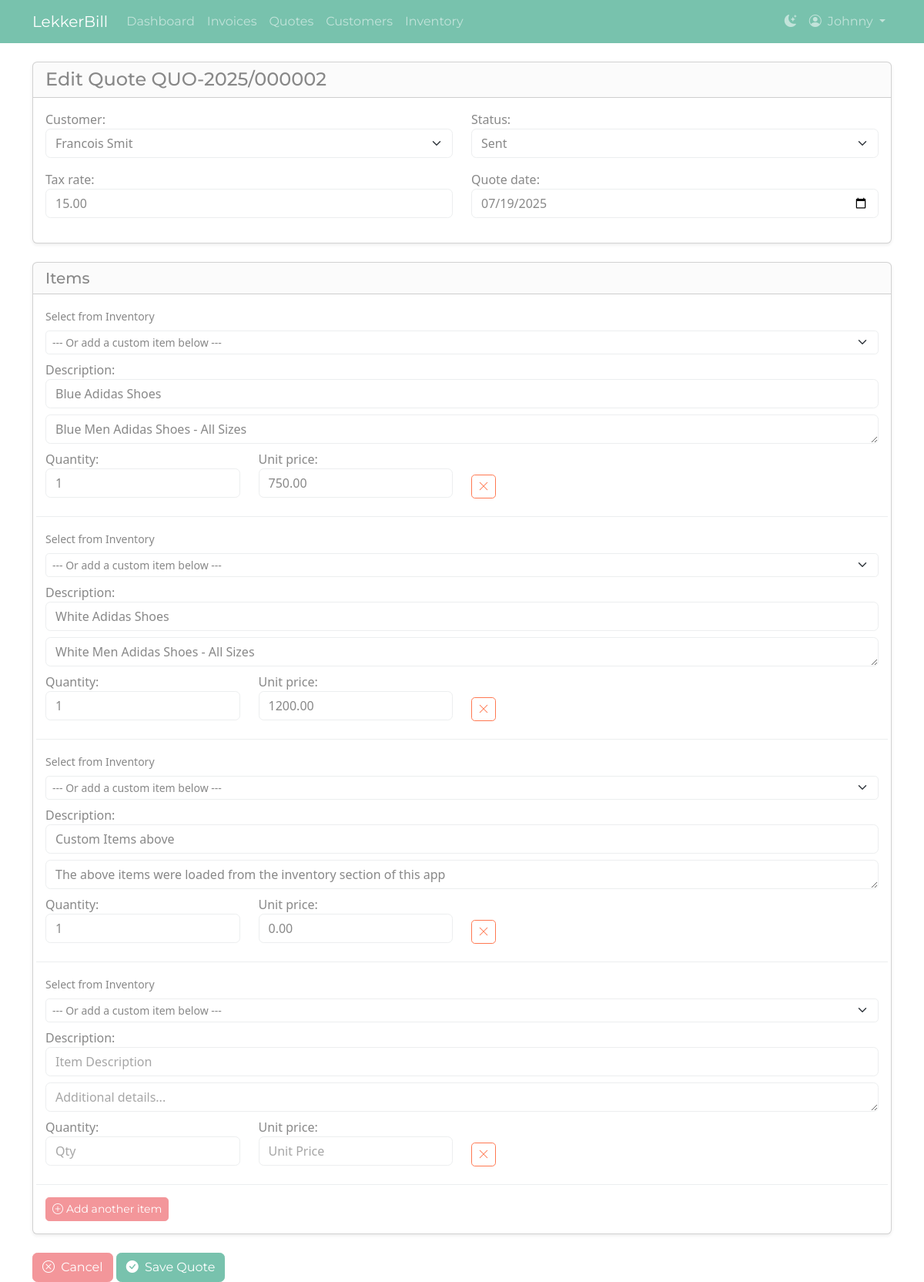
/quote/8/edit/ (signed in), run on the app's committed database.
### invoices/models.py (models this page shows, shortened)
class Quote(models.Model):
    quote_number = models.CharField(max_length=50, blank=True, null=True)
    user = models.ForeignKey(User, on_delete=models.CASCADE)
    customer = models.ForeignKey(Customer, on_delete=models.CASCADE)
    quote_date = models.DateField(default=timezone.now)
    valid_until = models.DateField(blank=True, null=True)
    description = models.TextField(blank=True, null=True)
    created_at = models.DateTimeField(auto_now_add=True)
    updated_at = models.DateTimeField(auto_now=True)
    tax_rate = models.DecimalField(max_digits=5, decimal_places=2, default=Decimal('0.00'))
    status = models.CharField(
        max_length=20,
        choices=[('draft', 'Draft'), ('sent', 'Sent'), ('accepted', 'Accepted'), ('rejected', 'Rejected')],
        default='draft'
    )
    invoice = models.OneToOneField(
        'Invoice', on_delete=models.SET_NULL, null=True, blank=True, related_name='converted_from_quote'
    )
    uuid = models.UUIDField(default=uuid.uuid4, editable=False, unique=True)

### invoices/views.py (the view)
# urls.py: path('quote/<int:quote_id>/edit/', views.quote_update, name='quote_update'),
@login_required
def quote_update(request, quote_id):
    quote = get_object_or_404(Quote, pk=quote_id, user=request.user)
    if request.method == 'POST':
        form = QuoteForm(request.POST, instance=quote, user=request.user)
        formset = QuoteItemFormSet(request.POST, instance=quote, prefix='items')
        if form.is_valid() and formset.is_valid():
            form.save()
            formset.save()
            return redirect('quote_detail', quote_id=quote.id)
    else:
        form = QuoteForm(instance=quote, user=request.user)
        formset = QuoteItemFormSet(instance=quote, prefix='items')
    inventory_items = InventoryItem.objects.filter(user=request.user)
    context = {
        'form': form,
        'formset': formset,
        'title': f'Edit Quote {quote.quote_number or f"#{quote.id}"}',
        'inventory_items': inventory_items,
    }
    return render(request, 'invoices/quote_form.html', context)

### invoices/forms.py
class QuoteForm(forms.ModelForm):
    class Meta:
        model = Quote
        fields = ['customer', 'quote_date', 'status', 'tax_rate']
        widgets = {
            'customer': forms.Select(attrs={'class': 'form-select', 'id': 'customer-select'}),
            'quote_date': forms.DateInput(attrs={'class': 'form-control', 'type': 'date'}),
            'status': forms.Select(attrs={'class': 'form-select'}),
            'tax_rate': forms.NumberInput(attrs={'class': 'form-control'}),
        }
    def __init__(self, *args, **kwargs):
        user = kwargs.pop('user', None)
        super().__init__(*args, **kwargs)
        if user:
            self.fields['customer'].queryset = Customer.objects.filter(user=user)

### invoices/models.py (called while the page is built)
    def __str__(self):
        return self.name

### invoices/templates/invoices/quote_form.html (shortened to what this page needs)
{% extends "invoices/base.html" %}
{% block content %}
<form method="post">
    <div class="card shadow-sm">
        <div class="card-header"><h1 class="h4 mb-0">{{ title }}</h1></div>
        <div class="card-body">
            <div class="row">
                <div class="col-md-6 mb-3">
                    {{ form.customer.label_tag }} {{ form.customer }}
                </div>
                <div class="col-md-6 mb-3">
                    {{ form.status.label_tag }} {{ form.status }}
                </div>
                <div class="col-md-6 mb-3">
                    {{ form.tax_rate.label_tag }} {{ form.tax_rate }}
                </div>
                <div class="col-md-6 mb-3">
                    {{ form.quote_date.label_tag }} {{ form.quote_date }}
                </div>
            </div>
        </div>
    </div>
    <div class="card shadow-sm mt-4">
        <div class="card-header"><h2 class="h5 mb-0">Items</h2></div>
        <div class="card-body">
            <div id="quote-items-formset">
                {% for item_form in formset %}
                    <div class="row item-form align-items-start">
                        <div class="col-12 mb-2">
                            <label class="form-label small">Select from Inventory</label>
                            <select class="form-select form-select-sm inventory-select">
                                <option value="">--- Or add a custom item below ---</option>
                            </select>
                        </div>
                        <div class="col-12 mb-2">
                            {{ item_form.description.label_tag }}
                            {{ item_form.description }}
                        </div>
                        <div class="col-12 mb-2">{{ item_form.long_description }}</div>
                        <div class="col-md-3 col-6 mb-2">{{ item_form.quantity.label_tag }} {{ item_form.quantity }}
                        </div>
                        <div class="col-md-3 col-6 mb-2">{{ item_form.unit_price.label_tag }} {{ item_form.unit_price }}
                        </div>
                        <div class="col-md-1 delete-checkbox-wrapper">
                            <button type="button" class="btn btn-sm btn-outline-danger remove-item-btn"><i class="bi bi-x-lg"></i></button>
                        </div>
                    </div>
                {% endfor %}
            </div>
            <button type="button" id="add-item-btn" class="btn btn-secondary btn-sm"><i class="bi-plus-circle me-1"></i>Add another item</button>
        </div>
    </div>
    <div class="mt-4">
        <a href="{% if form.instance.pk %}{% url 'quote_detail' form.instance.pk %}{% else %}{% url 'quote_list' %}{% endif %}" class="btn btn-secondary"><i class="bi-x-circle me-1"></i> Cancel</a>
        <button type="submit" class="btn btn-primary"><i class="bi-check-circle-fill me-1"></i> Save Quote</button>
    </div>
</form>
{% endblock %}

### invoices/templates/invoices/base.html (shortened to what this page needs)
{% load static %}
<!DOCTYPE html>
<html lang="en">
<head>
    <link rel="stylesheet" href="https://cdn.jsdelivr.net/npm/bootstrap-icons@1.11.3/font/bootstrap-icons.min.css">
    <link id="theme-light" rel="stylesheet" href="https://bootswatch.com/5/minty/bootstrap.min.css">
    <link id="theme-dark" rel="stylesheet" href="https://bootswatch.com/5/superhero/bootstrap.min.css" disabled>
    <link href="https://cdn.jsdelivr.net/npm/tom-select@2.3.1/dist/css/tom-select.bootstrap5.css" rel="stylesheet">
</head>
<body>
    <nav class="navbar navbar-expand-lg" id="main-navbar">
        <div class="container">
            <a class="navbar-brand" href="{% url 'dashboard' %}">LekkerBill</a>
            <div class="collapse navbar-collapse" id="navbarNav">
                {% if user.is_authenticated %}
                <ul class="navbar-nav me-auto mb-2 mb-lg-0">
                    <li class="nav-item">
                        <a class="nav-link" href="{% url 'dashboard' %}">Dashboard</a>
                    </li>
                    <li class="nav-item">
                        <a class="nav-link" href="{% url 'invoice_list' %}">Invoices</a>
                    </li>
                    <li class="nav-item">
                        <a class="nav-link" href="{% url 'quote_list' %}">Quotes</a>
                    </li>
                    <li class="nav-item">
                        <a class="nav-link" href="{% url 'customer_list' %}">Customers</a>
                    </li>
                    <li class="nav-item">
                        <a class="nav-link" href="{% url 'inventory_list' %}">Inventory</a>
                    </li>
                </ul>
                <ul class="navbar-nav">
                    <li class="nav-item">
                        <a href="#" class="nav-link" id="theme-toggler" title="Toggle theme">
                            <i class="bi" id="theme-icon"></i>
                        </a>
                    </li>
                    <li class="nav-item dropdown">
                        <a class="nav-link dropdown-toggle" href="#" role="button" data-bs-toggle="dropdown" aria-expanded="false">
                            <i class="bi-person-circle me-1"></i> {{ user.username }}
                        </a>
                    </li>
                </ul>
                {% endif %}
            </div>
        </div>
    </nav>
    <main class="container mt-4">
        {% block content %}{% endblock %}
    </main>
</body>
</html>

### invoices/templates/invoices/quote_form.html (style rules this page uses)
.item-form { border-bottom: 1px solid var(--bs-border-color); padding-bottom: 1rem; margin-bottom: 1rem; }
.delete-checkbox-wrapper { padding-top: 2rem; }

### data on the page
Quote: customer "Francois Smit", status "Sent", tax_rate "15.00", quote_date "07/19/2025"

### other printed values
{{ user.username }} "Johnny"
{{ title }} "Edit Quote QUO-2025/000002"
{{ item_form.description.label_tag }} "Description:" "Description:" "Description:" "Description:"
{{ item_form.quantity.label_tag }} "Quantity:" "Quantity:" "Quantity:" "Quantity:"
{{ item_form.unit_price.label_tag }} "Unit price:" "Unit price:" "Unit price:" "Unit price:"
